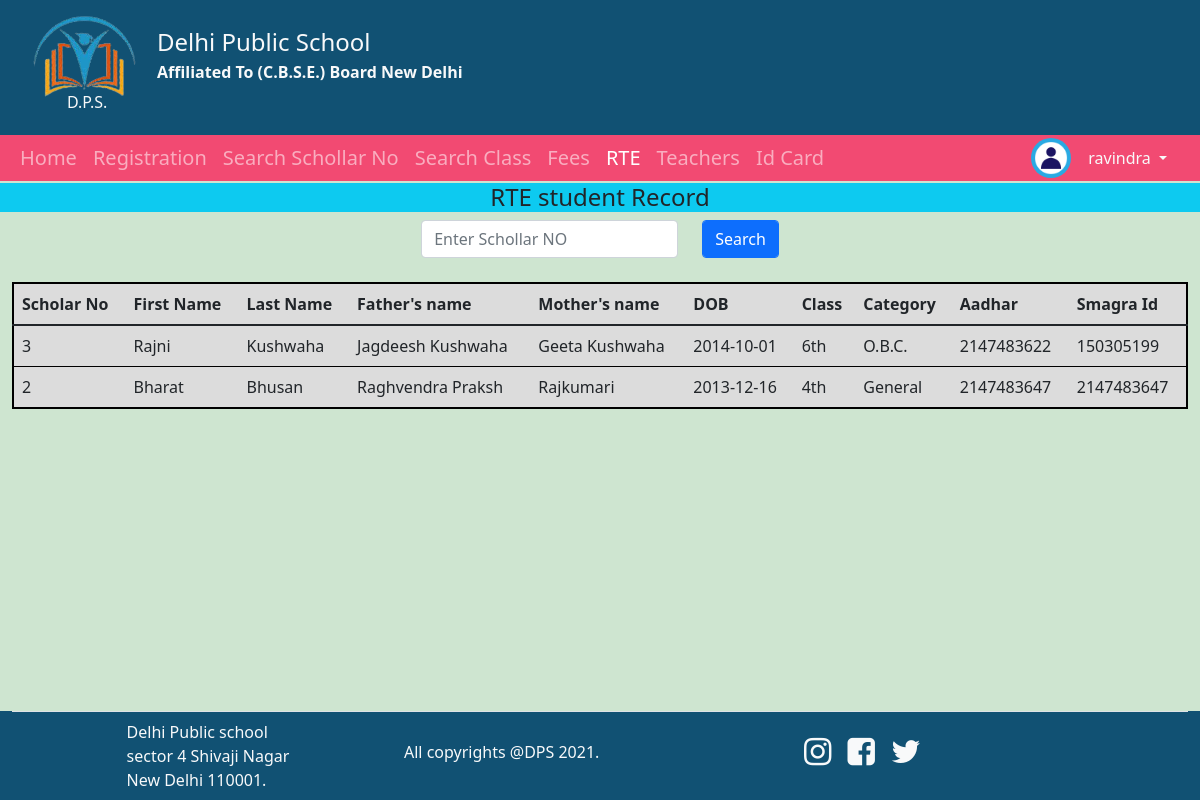
The page /rte_student.php (signed in) on the database its author committed.
### tables this page shows
CREATE TABLE `student_registraion` (
  `id` int(255) NOT NULL,
  `first_name` varchar(255) NOT NULL,
  `last_name` varchar(255) NOT NULL,
  `father_name` varchar(255) NOT NULL,
  `mother_name` varchar(255) NOT NULL,
  `dob` date NOT NULL,
  `gender` varchar(255) NOT NULL,
  `country` varchar(255) NOT NULL,
  `state` varchar(255) NOT NULL,
  `city` varchar(255) NOT NULL,
  `address` varchar(255) NOT NULL,
  `mobile` varchar(255) NOT NULL,
  `landline` varchar(255) DEFAULT NULL,
  `schollar_no` int(255) NOT NULL,
  `reg_no` int(255) NOT NULL,
  `class` varchar(255) NOT NULL,
  `mode` varchar(25) NOT NULL,
  `stream` varchar(255) NOT NULL,
  `section` varchar(5) NOT NULL,
  `add_date` date NOT NULL,
  `medium` varchar(255) NOT NULL,
  `prev_school` varchar(255) NOT NULL,
  `prev_class` varchar(255) NOT NULL,
  `category` varchar(255) NOT NULL,
  `religion` varchar(255) NOT NULL,
  `M_tongue` varchar(255) NOT NULL,
  `resi_area` varchar(255) NOT NULL,
  `occupation` varchar(255) NOT NULL,
  `income` int(255) NOT NULL,
  `vehicle` varchar(255) DEFAULT NULL,
  `bus_no` int(255) DEFAULT NULL,
  `bank` varchar(255) DEFAULT NULL,
  `bank_ac` int(255) NOT NULL,
  `ifsc` varchar(20) NOT NULL,
  `addhar` int(255) DEFAULT NULL,
  `samgra` int(255) NOT NULL,
  `stuimg` varchar(255) NOT NULL,
  `addharimg` varchar(255) NOT NULL,
  `passbookimg` varchar(255) NOT NULL,
  `tcimg` varchar(255) DEFAULT NULL,
  `marksheetimg` varchar(255) NOT NULL,
  `incomeimg` varchar(255) DEFAULT NULL
);

### sessionFile.php (called while the page is built, shortened)
<?php
include("db_connection.php");
if (isset($_SESSION['uname'])) {
    $userName = $_SESSION['uname'];
    $UserFetchQuery = mysqli_query($connection, "SELECT * FROM admin_login WHERE User_name='$userName'");
    $FetchData = mysqli_fetch_array($UserFetchQuery);
}
else
 {
    header("location:index.php");
}
?>

### rte_student.php (the view, shortened to what this page needs)
<?php
include("db_connection.php");
include("sessionFile.php");
$selectQuery = mysqli_query($connection, "SELECT * FROM student_registraion");
?>
<!DOCTYPE html>
<html lang="en">
<head>
    <link rel="stylesheet" href="css/style.css">
    <link href="https://cdn.jsdelivr.net/npm/bootstrap@5.1.3/dist/css/bootstrap.min.css" rel="stylesheet">
</head>
<body>
    <?php include("header.php") ?>
    <nav class="navbar navbar-expand-lg navbar-dark fs-5 pt-2" style="position: sticky;top: 0px;   z-index: 999;">
        <div class="container-fluid menu">
            <div class="collapse navbar-collapse" id="navbarSupportedContent">
                <ul class="navbar-nav me-auto mb-2 mb-lg-0 ">
                    <li class="nav-item">
                        <a class="nav-link " aria-current="page" href="Home.php">Home</a>
                    </li>
                    <li class="nav-item dropdown">
                        <a class="nav-link" href="#" id="navbarDropdown" role="button" data-bs-toggle="dropdown" aria-haspopup="true">
                            Registration
                        </a>
                    </li>
                    <li class="nav-item">
                        <a class="nav-link" href="search_sch_no.php">Search Schollar No</a>
                    </li>
                    <li class="nav-item">
                        <a class="nav-link" href="Search_class.php">Search Class</a>
                    </li>
                    <li class="nav-item">
                        <a class="nav-link" href="fees.php">Fees</a>
                    </li>
                    <li class="nav-item">
                        <a class="nav-link active" href="#">RTE</a>
                    </li>
                    <li class="nav-item dropdown">
                        <a class="nav-link" href="#" id="navbarDropdown" role="button" data-bs-toggle="dropdown" aria-expanded="false">
                            Teachers
                        </a>
                    </li>
                    <li class="nav-item">
                        <a class="nav-link" href="#">Id Card</a>
                    </li>
                </ul>
            </div>
            <form method="POST" class="d-flex d-inline mx-2">
                    <div class="dropdown show fs-6">
                        <img src="images/loginuser.jpg" class="rounded-circle" style="height:40px ; width:40px;">
                        <a class="btn text-light dropdown-toggle" href="#" role="button" id="dropdownMenuLink" data-toggle="dropdown" aria-haspopup="true" aria-expanded="false">
                            <?php echo $FetchData['User_name']; ?>
                        </a>
                    </div>
                </form>
        </div>
    </nav>
<h4 class="fs-4 bg-info text-center">RTE student Record</h4>
    <div class="container-fluid">
    <form class="d-flex justify-content-center" action="rte_student_by_schollar_no.php" id="search_form">
  <div class="row">
    <div class="col-auto">
      <input type="text" class="form-control" name="schollar_no" id="schollar" placeholder="Enter Schollar NO">
    </div>
    <div class="col-auto">
      <input type="submit" class="form-control btn btn-primary" name="searchbtn" value="Search" >
    </div>
  </div>
</form>
    </div>
    <div class="container-fluid mx-0 mt-4" style="height:356px; width:100%; overflow: scroll;">
            <table class="table table-hover" style="background-color: #dcdcdc; border:solid black 2px;">
                <thead>
                    <tr>
                        <th>Scholar No</th>
                        <th>First Name</th>
                        <th>Last Name</th>
                        <th>Father's name</th>
                        <th>Mother's name</th>
                        <th>DOB</th>
                        <th>Class</th>
                        <th>Category</th>
                        <th>Aadhar</th>
                        <th>Smagra Id</th>
                    </tr>
                </thead>
                <tbody>
                <?php
                    foreach ($selectQuery as $dob) {
                        $studob = $dob['dob'];
                        $today = date("Y-m-d");
                        $age = date_diff(date_create($studob), date_create($today));
                        $stuAge = $age->format('%y');
                         if ($stuAge >=6 && $stuAge <= 14)
                        {
                             $viewQuery = mysqli_query($connection, "SELECT *FROM student_registraion WHERE dob='$studob'");
                             $fetch_data = mysqli_fetch_array($viewQuery);
                            ?>
                             <tr class="text-capitalize">
                                <td><?php echo $fetch_data["schollar_no"]; ?></td>
                                <td><?php echo $fetch_data["first_name"]; ?></td>
                                <td><?php echo $fetch_data["last_name"]; ?></td>
                                <td><?php echo $fetch_data["father_name"]; ?></td>
                                <td><?php echo $fetch_data["mother_name"]; ?></td>
                                <td><?php echo $fetch_data["dob"]; ?></td>
                                <td><?php echo $fetch_data["class"]; ?></td>
                                <td><?php echo $fetch_data["category"]; ?></td>
                                <td><?php echo $fetch_data["addhar"]; ?></td>
                                <td><?php echo $fetch_data["samgra"]; ?></td>
                            </tr>
                            <?php
                        }
                    }
                    ?>
                </tbody>
            </table>
        </div>
    <div class="d-flex fixed-bottom">
        <?php include("footer.php") ?>
    </div>
</body>
</html>

### css/style.css (style rules this page uses)
* { margin: 0px; padding: 0px; }
body { background-color:#CEE5D0; }
.menu { background-color:#F24A72; }
.pt-2 { padding-top: 0px!important; margin-bottom: -6px; }

### rows shown on the page
student_registraion: schollar_no "3", first_name "Rajni", last_name "Kushwaha", father_name "Jagdeesh Kushwaha", mother_name "Geeta Kushwaha", dob "2014-10-01", class "6th", category "O.B.C.", addhar "2147483622", samgra "150305199"
student_registraion: schollar_no "2", first_name "Bharat", last_name "Bhusan", father_name "Raghvendra Praksh", mother_name "Rajkumari", dob "2013-12-16", class "4th", category "General", addhar "2147483647", samgra "2147483647"

### other values the page prints
$FetchData['User_name'] "ravindra"
